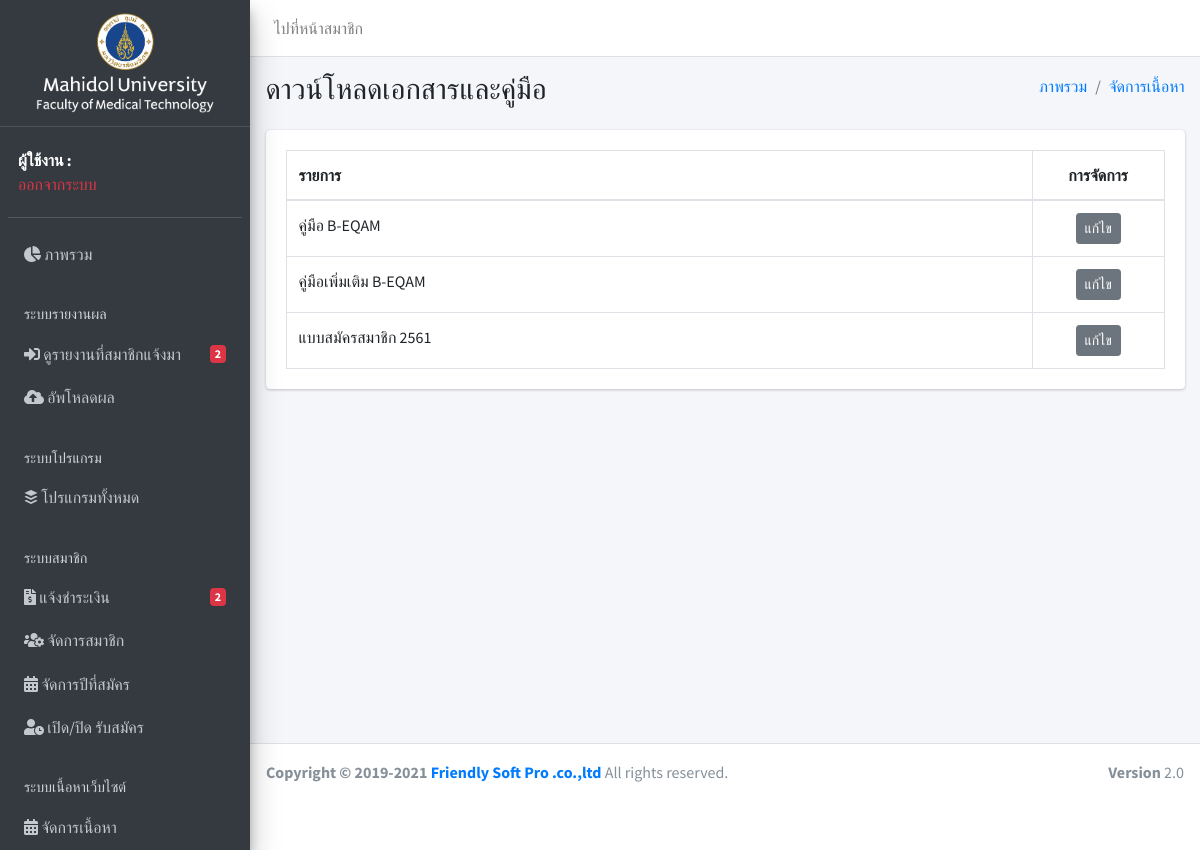
Screenshot of /admin/content/list/71/ with the database file from the repository.
### tables this page shows
CREATE TABLE `mhd_content` (
  `id` int(11) NOT NULL,
  `cat` int(11) DEFAULT NULL,
  `text_name` text DEFAULT NULL,
  `model_no` text DEFAULT NULL,
  `warranty` int(1) UNSIGNED ZEROFILL DEFAULT NULL,
  `price` float(11,0) DEFAULT NULL,
  `s_price` float DEFAULT NULL,
  `seq` int(11) DEFAULT NULL,
  `del` int(1) DEFAULT NULL,
  `hide` int(1) DEFAULT NULL,
  `sold` int(11) DEFAULT NULL,
  `selected` int(11) DEFAULT NULL,
  `code` varchar(20) DEFAULT NULL COMMENT 'à¸£à¸«à¸±à¸ªà¸ªà¸´à¸™à¸„à¹‰à¸²',
  `youtube` text DEFAULT NULL,
  `slug` varchar(100) DEFAULT NULL,
  `color` text DEFAULT NULL,
  `color2` text DEFAULT NULL,
  `picture1` varchar(50) DEFAULT NULL,
  `picture_thumb` varchar(100) DEFAULT NULL,
  `picture2` varchar(25) DEFAULT NULL,
  `picture3` varchar(25) DEFAULT NULL,
  `picture4` varchar(25) DEFAULT NULL,
  `picture5` varchar(25) DEFAULT NULL,
  `link` text DEFAULT NULL,
  `vdo` varchar(100) DEFAULT NULL,
  `variations` varchar(200) DEFAULT NULL,
  `tags` text DEFAULT NULL,
  `time` int(11) DEFAULT NULL,
  `time_update` int(11) DEFAULT NULL,
  `show_hot` int(1) DEFAULT NULL,
  `show_new` int(1) DEFAULT NULL,
  `show_cat` int(11) DEFAULT NULL,
  `show_menu` int(11) DEFAULT NULL,
  `count` int(11) DEFAULT 0,
  `premium_gift` text DEFAULT NULL,
  `article` text DEFAULT NULL,
  `category` text DEFAULT NULL,
  `location` text DEFAULT NULL,
  `type` text DEFAULT NULL,
  `room` text DEFAULT NULL,
  `optional` text DEFAULT NULL,
  `area` text DEFAULT NULL,
  `kind` text DEFAULT NULL,
  `bath` int(11) DEFAULT NULL,
  `bedroom` int(11) DEFAULT NULL,
  `gym` int(11) DEFAULT NULL,
  `pool` int(11) DEFAULT NULL,
  `showOnIndex` int(1) DEFAULT 0,
  `bestSeller` int(1) DEFAULT 0,
  `inPromotion` int(1) DEFAULT 0,
  `map_longitude` text DEFAULT NULL,
  `map_latitude` text DEFAULT NULL,
  `map_z` text DEFAULT NULL,
  `busstop` int(11) DEFAULT NULL,
  `library` int(11) DEFAULT NULL,
  `smarket` int(11) DEFAULT NULL,
  `school` int(11) DEFAULT NULL,
  `weight` int(11) DEFAULT NULL,
  `weight_s` int(11) DEFAULT NULL,
  `weight_m` int(11) DEFAULT NULL,
  `weight_l` int(11) DEFAULT NULL,
  `weight_xl` int(11) DEFAULT NULL,
  `weight_xxl` int(11) DEFAULT NULL,
  `price_s` int(11) DEFAULT NULL,
  `price_m` int(11) DEFAULT NULL,
  `price_l` int(11) DEFAULT NULL,
  `price_xl` int(11) DEFAULT NULL,
  `price_xxl` int(11) DEFAULT NULL,
  `promotion_price` int(11) DEFAULT 0,
  `promotion_price_s` int(11) DEFAULT 0,
  `promotion_price_m` int(11) DEFAULT 0,
  `promotion_price_l` int(11) DEFAULT 0,
  `promotion_price_xl` int(11) DEFAULT 0,
  `promotion_price_xxl` int(11) DEFAULT 0,
  `total_stock` int(11) DEFAULT 0,
  `stock` int(11) DEFAULT 0,
  `stock_s` int(11) DEFAULT NULL,
  `stock_m` int(11) DEFAULT NULL,
  `stock_l` int(11) DEFAULT NULL,
  `stock_xl` int(11) DEFAULT NULL,
  `stock_xxl` int(11) DEFAULT NULL
);

CREATE TABLE `mhd_language_detail` (
  `id` int(11) NOT NULL,
  `language_id` int(11) DEFAULT NULL,
  `ref_id` int(11) DEFAULT NULL,
  `name` text DEFAULT NULL,
  `type` int(11) DEFAULT 1,
  `detail` text DEFAULT NULL,
  `detail_2` text DEFAULT NULL,
  `detail_3` text DEFAULT NULL
);

### application/core/MY_Loader.php (called while the page is built, shortened)
<?php
class MY_Loader extends CI_Loader {
    public function Template($template_name, $vars = array(), $return = FALSE)
    {
        if (strpos($template_name, 'admin')!==false) {
            $this->view($template_name, $vars);
        }
    }
}
    ?>

### application/controllers/admin/Content.php (called while the page is built, shortened)
<?php
class Content extends CI_Controller
{
  public function list($category_id=null)
  {
    $data = array();
    $data['heading_title'] = 'เนื้อหา';
    $data['breadcrumbs'] = array(
      'ภาพรวม' => base_url('admin/home'),
      'จัดการเนื้อหา' => base_url('admin/content/category/')
    );
    $data['lists'] = array();
    $lists = $this->model_content->getContentListByCat($category_id);
    foreach ($lists as $value) {
        $data['lists'][] = $value;
    }
    $category_info = $this->model_content->getCatList($category_id);
    $data['heading_title'] = $category_info->name;
    $data['pagination'] = '';
    $this->load->template('admin/content/content', $data);
  }
}

### index.php (called while the page is built, shortened)
<?php
require_once BASEPATH.'core/CodeIgniter.php';

### application/models/Content_model.php (called while the page is built, shortened)
<?php
class Content_model extends CI_Model {
  public function getContentListByCat($cat)
  {
    $this->db->select('mhd_content.*, mhd_language_detail.*, mhd_content.id as id');
    $this->db->where('mhd_language_detail.type', 1);
    $this->db->where('mhd_content.cat', $cat);
    $this->db->where('mhd_content.del', 0);
    $this->db->join('mhd_language_detail', 'mhd_language_detail.ref_id=mhd_content.id', 'LEFT');
    $query = $this->db->get('content');
    return $query->result();
  }
  public function getCatList($id)
  {
    $this->db->select('mhd_content_cat.*, mhd_language_detail.*, mhd_content_cat.id as id');
    $this->db->where('mhd_language_detail.type', 0);
    $this->db->where('mhd_content_cat.id', $id);
    $this->db->where('mhd_content_cat.del', 0);
    $this->db->join('mhd_language_detail', 'mhd_language_detail.ref_id=mhd_content_cat.id', 'LEFT');
    $query = $this->db->get('content_cat');
    return $query->num_rows() == 1 ? $query->row() : false;
  }
}

### application/views/admin/content/content.php (the view, shortened to what this page needs)
<div class="content-wrapper">
    <section class="content-header">
        <div class="container-fluid">
            <div class="row mb-2">
                <div class="col-sm-6">
                    <h1><?php echo $heading_title;?></h1>
                </div>
                <div class="col-sm-6">
                    <?php if ($breadcrumbs) : ?>
                    <ol class="breadcrumb float-sm-right">
                        <?php foreach ($breadcrumbs as $title => $link) { ?>
                        <li class="breadcrumb-item"><a href="<?php echo $link;?>"><?php echo $title; ?></a></li>
                        <?php } ?>
                    </ol>
                    <?php endif; ?>
                </div>
            </div>
        </div>
    </section>
    <section class="content">
        <div class="container-fluid">
            <div class="row">
                <div class="col-12">
                    <div class="card">
                        <div class="card-body">
                            <table class="table table-bordered table-hover">
                                <thead>
                                    <tr>
                                        <th>รายการ</th>
                                        <th width="15%" class="text-center">การจัดการ</th>
                                    </tr>
                                </thead>
                                <tbody>
                                    <?php if (count($lists)>0) : ?>
                                    <?php foreach ($lists as $key => $value) : ?>
                                    <tr>
                                        <td><?php echo $value->name;?></td>
                                        <td class="text-center">
                                            <a class="btn btn-sm btn-secondary" href="<?php echo $value->link;?>">แก้ไข</a>
                                        </td>
                                    </tr>
                                    <?php endforeach; ?>
                                    <?php endif;?>
                                </tbody>
                            </table>
                        </div>
                    </div>
                </div>
            </div>
        </div>
    </section>
</div>

### rows the page displays
mhd_content: mhd_language_detail.name "คู่มือ B-EQAM"
mhd_content: mhd_language_detail.name "คู่มือเพิ่มเติม B-EQAM"
mhd_content: mhd_language_detail.name "แบบสมัครสมาชิก 2561"

### other values shown
$heading_title "ดาวน์โหลดเอกสารและคู่มือ"
$title "ภาพรวม"
$title "จัดการเนื้อหา"
